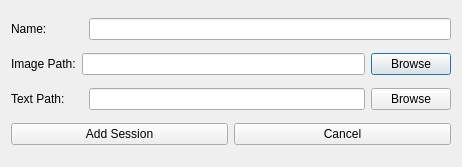
<?xml version="1.0" encoding="UTF-8"?>
<ui version="4.0">
 <class>NewSessionDialog</class>
 <widget class="QDialog" name="NewSessionDialog">
  <property name="geometry">
   <rect>
    <x>0</x>
    <y>0</y>
    <width>462</width>
    <height>167</height>
   </rect>
  </property>
  <property name="windowTitle">
   <string>Dialog</string>
  </property>
  <property name="modal">
   <bool>true</bool>
  </property>
  <layout class="QVBoxLayout" name="verticalLayout">
   <item>
    <layout class="QHBoxLayout" name="nameLayout">
     <item>
      <widget class="QLabel" name="nameLabel">
       <property name="minimumSize">
        <size>
         <width>72</width>
         <height>0</height>
        </size>
       </property>
       <property name="text">
        <string>Name:</string>
       </property>
      </widget>
     </item>
     <item>
      <widget class="QLineEdit" name="nameLineEdit"/>
     </item>
    </layout>
   </item>
   <item>
    <layout class="QHBoxLayout" name="imgPathLayout">
     <item>
      <widget class="QLabel" name="imgPathLabel">
       <property name="text">
        <string>Image Path:</string>
       </property>
      </widget>
     </item>
     <item>
      <widget class="QLineEdit" name="imgPathLineEdit"/>
     </item>
     <item>
      <widget class="QPushButton" name="imgPathButton">
       <property name="text">
        <string>Browse</string>
       </property>
      </widget>
     </item>
    </layout>
   </item>
   <item>
    <layout class="QHBoxLayout" name="txtPathLyout">
     <item>
      <widget class="QLabel" name="txtPathLabel">
       <property name="minimumSize">
        <size>
         <width>72</width>
         <height>0</height>
        </size>
       </property>
       <property name="text">
        <string>Text Path:</string>
       </property>
      </widget>
     </item>
     <item>
      <widget class="QLineEdit" name="txtPathLineEdit"/>
     </item>
     <item>
      <widget class="QPushButton" name="txtPathButton">
       <property name="text">
        <string>Browse</string>
       </property>
      </widget>
     </item>
    </layout>
   </item>
   <item>
    <layout class="QHBoxLayout" name="buttonsLayout">
     <item>
      <widget class="QPushButton" name="addSessionButton">
       <property name="text">
        <string>Add Session</string>
       </property>
      </widget>
     </item>
     <item>
      <widget class="QPushButton" name="cancelButton">
       <property name="text">
        <string>Cancel</string>
       </property>
      </widget>
     </item>
    </layout>
   </item>
  </layout>
 </widget>
 <resources/>
 <connections/>
</ui>
